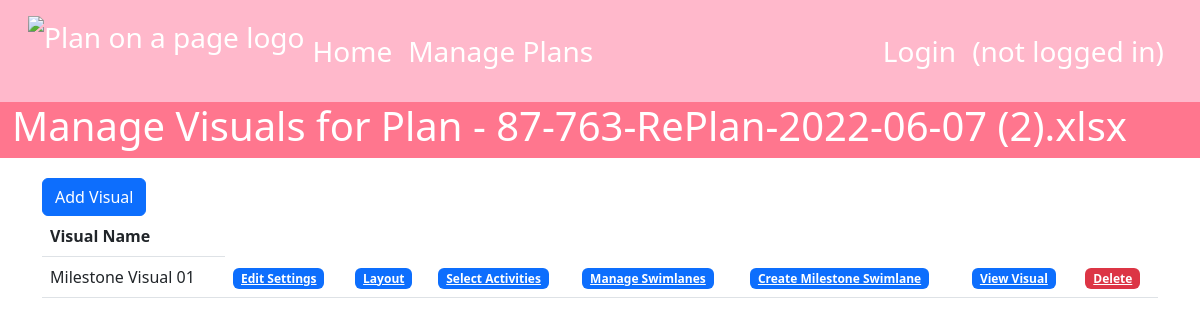
Page /pv/manage-visuals/33/ on the earlier database version.
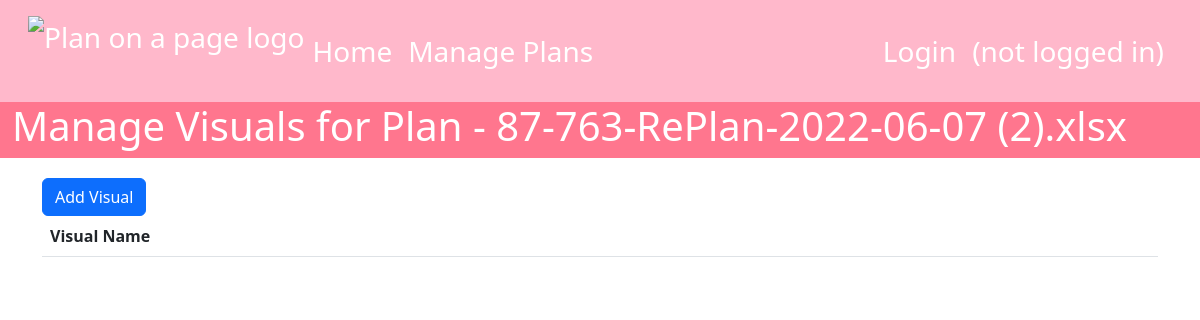
Same page on the later database version.
### plan_visual_django/models.py (models this page shows, shortened)
class PlanVisual(models.Model):
    plan = models.ForeignKey(Plan, on_delete=models.CASCADE, null=False)
    name = models.CharField(max_length=100)
    width = models.FloatField(default=30)
    max_height = models.FloatField(default=20)
    include_title = models.BooleanField(default=True)
    track_height = models.FloatField(default=20)
    track_gap = models.FloatField(default=4)
    milestone_width = models.FloatField(default=10)
    swimlane_gap = models.FloatField(default=5)
    default_milestone_shape = models.ForeignKey(PlotableShape, on_delete=models.CASCADE, related_name="default_milestone_shape")
    default_activity_shape = models.ForeignKey(PlotableShape, on_delete=models.CASCADE, related_name="default_activity_shape")
    default_activity_plotable_style = models.ForeignKey(PlotableStyle, on_delete=models.CASCADE, related_name="default_activity_plotable_style")
    default_milestone_plotable_style = models.ForeignKey(PlotableStyle, on_delete=models.CASCADE, related_name="default_milestone_plotable_style")
    default_swimlane_plotable_style = models.ForeignKey(PlotableStyle, on_delete=models.CASCADE, related_name="default_swimlane_plotable_style")

### plan_visual_django/views.py (the view)
# urls.py: path("manage-visuals/<int:plan_id>/", views.manage_visuals, name='manage_visuals'),
def manage_visuals(request, plan_id):
    plan_record = Plan.objects.get(id=plan_id)
    plan_visuals = plan_record.planvisual_set.all()
    context = {
        'plan': plan_record,
        'visuals': plan_visuals
    }
    return render(request, "plan_visual_django/pv_manage_visuals.html", context)

### templates/plan_visual_django/pv_manage_visuals.html
{% extends "plan_visual_django/pv_base.html" %}
{% block page_heading %}Manage Visuals for Plan - {{ plan.file_name }}{% endblock %}
{% block main_content %}
    <button type="button" class="btn btn-primary" onclick="location.href='/pv/add-visual/{{ plan.id }}'">Add Visual</button>
    <table class="table">
        <thead>
            <tr>
                <th>Visual Name</th>
            </tr>
        </thead>
        <tbody>
        {% for visual in visuals %}
            <tr>
                <td>{{ visual.name }}</td>
                <td><a href="/pv/edit-visual/{{ visual.id }}" class="badge bg-primary">Edit Settings</a></td>
                <td><a href="/pv/layout-visual/{{ visual.id }}" class="badge bg-primary">Layout</a></td>
                <td><a href="/pv/configure-visual-activities/{{ visual.id }}" class="badge bg-primary">Select Activities</a></td>
                <td><a href="/pv/manage-swimlanes-for-visual/{{ visual.id }}" class="badge bg-primary">Manage Swimlanes</a></td>
                <td><a href="/pv/create-milestone-swimlane/{{ visual.id }}" class="badge bg-primary">Create Milestone Swimlane</a></td>
                <td><a href="/pv/visual/{{ visual.id }}" class="badge bg-primary">View Visual</a></td>
                <td><a href="/pv/delete-visual/{{ visual.id }}" class="badge bg-danger" onclick="return confirm('Are you sure you want to delete this visual?')">Delete</a></td>
            </tr>
        {% endfor %}
        </tbody>
    </table>
{% endblock %}

Differences in the rows shown:
removed PlanVisual: name "Milestone Visual 01"
